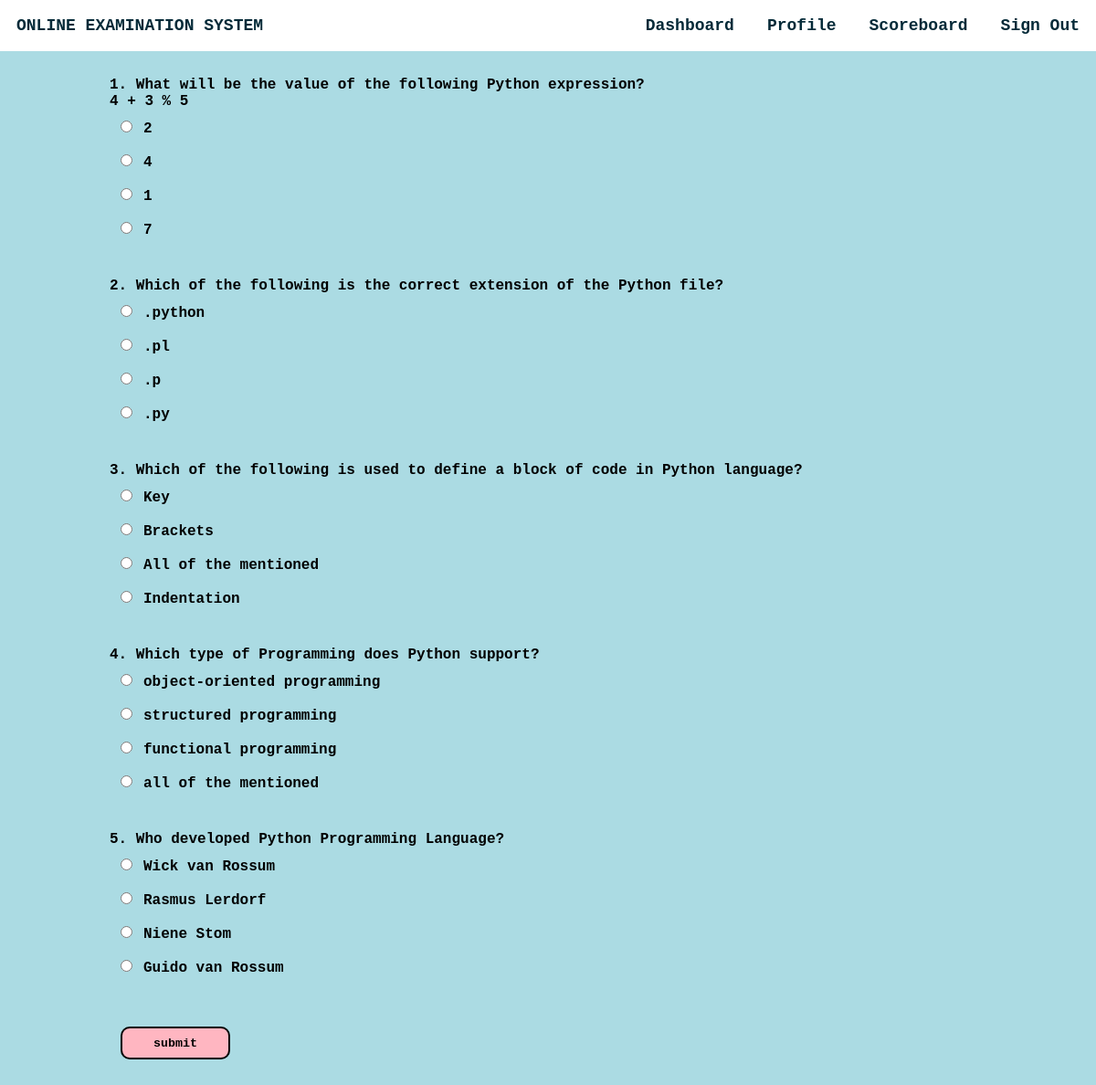
Screenshot of /takeq.php?qid=300 (signed in) with the database file from the repository.
### tables this page shows
CREATE TABLE IF NOT EXISTS `questions` (
  `qs` varchar(200) NOT NULL,
  `op1` varchar(30) NOT NULL,
  `op2` varchar(30) NOT NULL,
  `op3` varchar(30) NOT NULL,
  `answer` varchar(30) NOT NULL,
  `quizid` int(11) NOT NULL,
  UNIQUE KEY `qs` (`qs`)
);

### takeq.php (the view, shortened to what this page needs)
<html>
<head>
</head>
<?php
                $conn = mysqli_connect("localhost", "root", "", "project");if (!$conn) {
    echo "<script>alert(\"Database error retry after some time !\")</script>";
}
?>
<body style="margin: 0 !important;font-weight: bolder !important;font-family: 'Georgia', Georgia, monospace;color: #000000">
    <div style="background-color: #abdbe3;height: auto;">
        <div class="navbar" style="display: inline-flex;width: 100%;color:#042A38;position:fixed;">
            <section style="margin: 1.5vw;">ONLINE EXAMINATION SYSTEM</section>
            <ul style="display: inline-flex;padding: 0 !important;margin: 0;float: right;right: 0;position: fixed;width: 50vw;">
                <li onclick="dash()">Dashboard</li>
                <li onclick="prof()">Profile</li>
                <li onclick="score()">Scoreboard</li>
                <li onclick="lo()">Sign Out</li>
            </ul>
        </div><br><br>
        <section style="margin-top: 4vw;width:80vw;margin-left:10vw;margin-right:10vw">
        <?php
        if(isset($_GET["qid"])){
        $qid=$_GET["qid"];
            $sql ="select * from questions where quizid='{$qid}'";
            $res=mysqli_query($conn,$sql);
            if($res)
            {
                if(mysqli_num_rows($res)==0)
                {
                    echo "No questions found under this quiz please come later";
                }else{
                $i=1;
                $j=0;
                echo "<form method=\"POST\">";
                while ($row = mysqli_fetch_assoc($res)) {
                    echo $i.". ".$row["qs"]."<br>";
                    echo "<input type=\"radio\" value=\"".$j."\" name=\"ans".$i.$j."\">".$row["op1"]."<br>";
                    echo "<input type=\"radio\" value=\"".($j+1)."\" name=\"ans".$i.$j."\">".$row["op2"]."<br>";
                    echo "<input type=\"radio\" value=\"".($j+2)."\"name=\"ans".$i.$j."\">".$row["op3"]."<br>";
                    echo "<input type=\"radio\"value=\"".($j+3)."\" name=\"ans".$i.$j."\">".$row["answer"]."<br><br>";
                    $i++;
                    echo "<br>" ;
                }
                echo "<input id=\"btn\" type=\"submit\" name=\"submit\" value=\"submit\"><br><br><br>";
                echo "</form><br><br>";
            }
            }
            else
            {
                echo "error".mysqli_error($conn).".";
            }
     } ?>
        </section>
    </div>
</body>
</html>

### takeq.php (style rules this page uses)
li { margin: 1.5vw; }
ul { list-style: none; width: auto !important; }
.navbar { background-color:#fff !important; font-size: 1.5vw; }
input { margin:1vw; }
#btn { height: 3vw;width: 10vw;font-family: 'Georgia', Georgia, monospace;font-weight: bolder;border-radius: 10px;border: 2px solid black;background-color: lightpink; }

### rows the page displays
questions: qs "What will be the value of the following Python expression? 4 + 3 % 5", op1 "2", op2 "4", op3 "1", answer "7"
questions: qs "Which of the following is the correct extension of the Python file?", op1 ".python", op2 ".pl", op3 ".p", answer ".py"
questions: qs "Which of the following is used to define a block of code in Python language?", op1 "Key", op2 "Brackets", op3 "All of the mentioned", answer "Indentation"
questions: qs "Which type of Programming does Python support?", op1 "object-oriented programming", op2 "structured programming", op3 "functional programming", answer "all of the mentioned"
questions: qs "Who developed Python Programming Language?", op1 "Wick van Rossum", op2 "Rasmus Lerdorf", op3 "Niene Stom", answer "Guido van Rossum"
